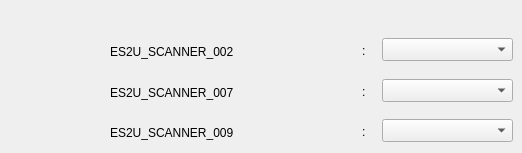
   <widget class="QWidget" name="scanner_setting_tab">
    <attribute name="title">
     <string>ES2U_SCANNER_001</string>
    </attribute>
    <widget class="QLabel" name="Detect_Glass_Dirt_label">
     <property name="geometry">
      <rect>
       <x>110</x>
       <y>40</y>
       <width>241</width>
       <height>23</height>
      </rect>
     </property>
     <property name="text">
      <string>ES2U_SCANNER_002</string>
     </property>
    </widget>
    <widget class="QLabel" name="Detect_Glass_Dirt_colon_label">
     <property name="enabled">
      <bool>true</bool>
     </property>
     <property name="geometry">
      <rect>
       <x>362</x>
       <y>41</y>
       <width>16</width>
       <height>20</height>
      </rect>
     </property>
     <property name="toolTip">
      <string notr="true"/>
     </property>
     <property name="text">
      <string notr="true">:</string>
     </property>
    </widget>
    <widget class="SensorGlassDirtSensitivityCombobox" name="Detect_Glass_Dirt_comboBox">
     <property name="geometry">
      <rect>
       <x>382</x>
       <y>38</y>
       <width>131</width>
       <height>23</height>
      </rect>
     </property>
    </widget>
    <widget class="QLabel" name="Paper_Protection_colon_label">
     <property name="enabled">
      <bool>true</bool>
     </property>
     <property name="geometry">
      <rect>
       <x>362</x>
       <y>82</y>
       <width>16</width>
       <height>20</height>
      </rect>
     </property>
     <property name="toolTip">
      <string notr="true"/>
     </property>
     <property name="text">
      <string notr="true">:</string>
     </property>
    </widget>
    <widget class="QLabel" name="Paper_Protection_label">
     <property name="geometry">
      <rect>
       <x>110</x>
       <y>81</y>
       <width>241</width>
       <height>23</height>
      </rect>
     </property>
     <property name="text">
      <string>ES2U_SCANNER_007</string>
     </property>
    </widget>
    <widget class="ADFPaperProtectionCombobox" name="Paper_Protection_comboBox">
     <property name="geometry">
      <rect>
       <x>382</x>
       <y>79</y>
       <width>131</width>
       <height>23</height>
      </rect>
     </property>
    </widget>
    <widget class="QLabel" name="Double_Feed_Stop_Timing_label">
     <property name="geometry">
      <rect>
       <x>110</x>
       <y>121</y>
       <width>241</width>
       <height>23</height>
      </rect>
     </property>
     <property name="text">
      <string>ES2U_SCANNER_009</string>
     </property>
    </widget>
    <widget class="BehaviorWhenDoubleFeedCombobox" name="Double_Feed_Stop_Timing_comboBox">
     <property name="geometry">
      <rect>
       <x>382</x>
       <y>119</y>
       <width>131</width>
       <height>23</height>
      </rect>
     </property>
    </widget>
    <widget class="QLabel" name="Double_Feed_Stop_Timing_colon_label">
     <property name="enabled">
      <bool>true</bool>
     </property>
     <property name="geometry">
      <rect>
       <x>362</x>
       <y>122</y>
       <width>16</width>
       <height>20</height>
      </rect>
     </property>
     <property name="toolTip">
      <string notr="true"/>
     </property>
     <property name="text">
      <string notr="true">:</string>
     </property>
    </widget>
   </widget>
